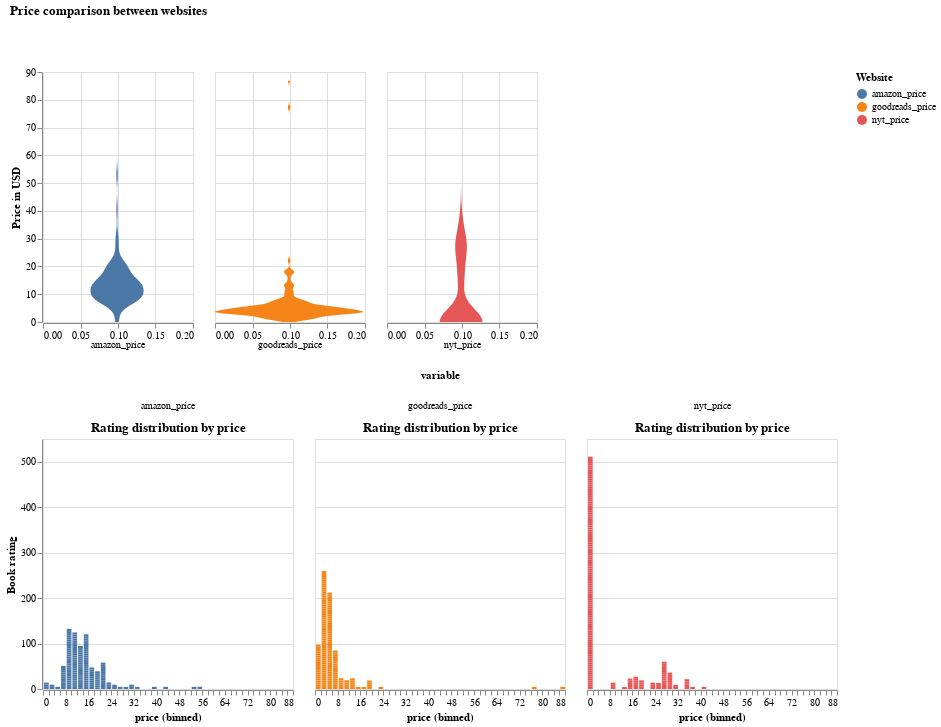

Notebook code for this chart:
### Code cell
dashboard = price_violin_plot & rating_price_bar
dashboard
from IPython.display import display, HTML

display(HTML("""
<style>
form.vega-bindings {
    position: absolute;
    top: 15px;
}
</style>
"""))
display(dashboard)

### Figure 1 — Vega-Lite specification as saved in the notebook (floating-point values rounded to 4 significant figures; data arrays with more than 128 entries replaced by an {"elided": "..."} marker saying what was removed)
{"config": {"view": {"continuousWidth": 400, "continuousHeight": 300}}, "vconcat": [{"data": {"name": "data-eaf6fc633a12e8cd1407a195b1ffbca7"}, "mark": {"type": "area", "orient": "horizontal"}, "encoding": {"color": {"field": "variable", "title": "Website", "type": "nominal"}, "column": {"field": "variable", "header": {"labelOrient": "bottom", "labelPadding": 0, "title": null, "titleOrient": "bottom"}, "type": "nominal"}, "x": {"field": "density", "impute": null, "stack": "center", "title": null, "type": "quantitative"}, "y": {"field": "price", "title": "Price in USD", "type": "quantitative"}}, "height": 250, "selection": {"selector001": {"type": "single", "fields": ["variable"], "bind": {"input": "radio", "options": [["amazon_price", "goodreads_price"], ["amazon_price", "nyt_price"], ["goodreads_price", "nyt_price"]], "name": "Compare prices"}}}, "title": ["Price comparison between websites", " ", " ", " "], "transform": [{"density": "price", "groupby": ["variable"], "as": ["price", "density"]}, {"filter": {"selection": "selector001"}}], "width": 150}, {"data": {"name": "data-f4fb811cd8972d27b5b4c3aaf8f36f84"}, "facet": {"column": {"field": "variable", "type": "nominal"}}, "spec": {"mark": "bar", "encoding": {"color": {"field": "variable", "type": "nominal"}, "x": {"bin": {"maxbins": 50}, "field": "price", "type": "quantitative"}, "y": {"field": "value", "title": "Book rating", "type": "quantitative"}}, "height": 250, "selection": {"selector002": {"type": "single", "fields": ["column"], "bind": {"input": "select", "options": ["amazon_rating", "goodreads_rating"], "name": "rating column"}, "init": {"column": "amazon_rating"}, "clear": false, "on": "click[event.shiftKey&!event.shiftKey]"}}, "title": "Rating distribution by price", "transform": [{"filter": {"selection": "selector001"}}, {"fold": ["amazon_rating", "goodreads_rating"], "as": ["column", "value"]}, {"filter": {"selection": "selector002"}}], "width": 250}}], "$schema": "https://vega.github.io/schema/vega-lite/v4.17.0.json", "datasets": {"data-eaf6fc633a12e8cd1407a195b1ffbca7": {"elided": "495 records"}, "data-f4fb811cd8972d27b5b4c3aaf8f36f84": {"elided": "495 records"}}}
